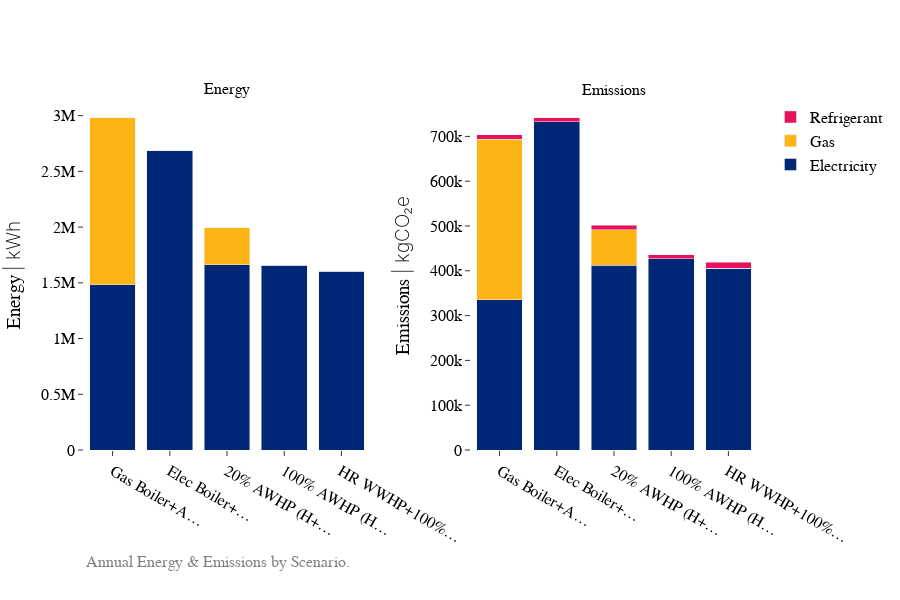

Notebook code cell kept with this figure:
### Code cell
from src.visuals import plot_energy_and_emissions

df = source_energy.copy()

equipment_scenarios = ["eq_scenario_1", "eq_scenario_2", "eq_scenario_3", "eq_scenario_4", "eq_scenario_5"]
emission_scenarios = ["em_scenario_a"]

plot_energy_and_emissions(df, equipment_scenarios, emission_scenarios, unit_mode="SI")

### Figure 1 — Plotly figure (JSON) as saved in the notebook; plotly's stock layout.template omitted (floating-point values rounded to 4 significant figures)
{"data": [{"hovertemplate": "Scenario: Gas Boiler+AC Chiller<br>Electricity: 1482017 kWh<extra></extra>", "marker": {"color": "#002676", "opacity": 1}, "name": "Electricity", "showlegend": false, "type": "bar", "x": ["Gas Boiler+A…"], "xaxis": "x", "y": [1482000.0], "yaxis": "y"}, {"hovertemplate": "Scenario: Gas Boiler+AC Chiller<br>Gas: 1501303 kWh<extra></extra>", "marker": {"color": "#FDB515", "opacity": 1}, "name": "Gas", "showlegend": false, "type": "bar", "x": ["Gas Boiler+A…"], "xaxis": "x", "y": [1501000.0], "yaxis": "y"}, {"hovertemplate": "Scenario: Elec Boiler+AC Chiller<br>Electricity: 2683060 kWh<extra></extra>", "marker": {"color": "#002676", "opacity": 1}, "name": "Electricity", "showlegend": false, "type": "bar", "x": ["Elec Boiler+…"], "xaxis": "x", "y": [2683000.0], "yaxis": "y"}, {"hovertemplate": "Scenario: Elec Boiler+AC Chiller<br>Gas: 0 kWh<extra></extra>", "marker": {"color": "#FDB515", "opacity": 1}, "name": "Gas", "showlegend": false, "type": "bar", "x": ["Elec Boiler+…"], "xaxis": "x", "y": [0], "yaxis": "y"}, {"hovertemplate": "Scenario: 20% AWHP (H+C)+Gas Backup<br>Electricity: 1662845 kWh<extra></extra>", "marker": {"color": "#002676", "opacity": 1}, "name": "Electricity", "showlegend": false, "type": "bar", "x": ["20% AWHP (H+…"], "xaxis": "x", "y": [1663000.0], "yaxis": "y"}, {"hovertemplate": "Scenario: 20% AWHP (H+C)+Gas Backup<br>Gas: 332605 kWh<extra></extra>", "marker": {"color": "#FDB515", "opacity": 1}, "name": "Gas", "showlegend": false, "type": "bar", "x": ["20% AWHP (H+…"], "xaxis": "x", "y": [332600.0], "yaxis": "y"}, {"hovertemplate": "Scenario: 100% AWHP (H+C)+Elec Backup<br>Electricity: 1658385 kWh<extra></extra>", "marker": {"color": "#002676", "opacity": 1}, "name": "Electricity", "showlegend": false, "type": "bar", "x": ["100% AWHP (H…"], "xaxis": "x", "y": [1658000.0], "yaxis": "y"}, {"hovertemplate": "Scenario: 100% AWHP (H+C)+Elec Backup<br>Gas: 0 kWh<extra></extra>", "marker": {"color": "#FDB515", "opacity": 1}, "name": "Gas", "showlegend": false, "type": "bar", "x": ["100% AWHP (H…"], "xaxis": "x", "y": [0], "yaxis": "y"}, {"hovertemplate": "Scenario: HR WWHP+100% AWHP (H+C)+Elec Backup<br>Electricity: 1604549 kWh<extra></extra>", "marker": {"color": "#002676", "opacity": 1}, "name": "Electricity", "showlegend": false, "type": "bar", "x": ["HR WWHP+100%…"], "xaxis": "x", "y": [1605000.0], "yaxis": "y"}, {"hovertemplate": "Scenario: HR WWHP+100% AWHP (H+C)+Elec Backup<br>Gas: 0 kWh<extra></extra>", "marker": {"color": "#FDB515", "opacity": 1}, "name": "Gas", "showlegend": false, "type": "bar", "x": ["HR WWHP+100%…"], "xaxis": "x", "y": [0], "yaxis": "y"}, {"hovertemplate": "Scenario: Gas Boiler+AC Chiller<br>Electricity: 334943.7 kgCO₂<extra></extra>", "marker": {"color": "#002676", "opacity": 1}, "name": "Electricity", "showlegend": true, "type": "bar", "x": ["Gas Boiler+A…"], "xaxis": "x2", "y": [334900.0], "yaxis": "y2"}, {"hovertemplate": "Scenario: Gas Boiler+AC Chiller<br>Gas: 359111.7 kgCO₂<extra></extra>", "marker": {"color": "#FDB515", "opacity": 1}, "name": "Gas", "showlegend": true, "type": "bar", "x": ["Gas Boiler+A…"], "xaxis": "x2", "y": [359100.0], "yaxis": "y2"}, {"hovertemplate": "Scenario: Gas Boiler+AC Chiller<br>Refrigerant: 9469.1 kgCO₂<extra></extra>", "marker": {"color": "#E7115E", "opacity": 1}, "name": "Refrigerant", "showlegend": true, "type": "bar", "x": ["Gas Boiler+A…"], "xaxis": "x2", "y": [9469.0], "yaxis": "y2"}, {"hovertemplate": "Scenario: Elec Boiler+AC Chiller<br>Electricity: 732690.2 kgCO₂<extra></extra>", "marker": {"color": "#002676", "opacity": 1}, "name": "Electricity", "showlegend": false, "type": "bar", "x": ["Elec Boiler+…"], "xaxis": "x2", "y": [732700.0], "yaxis": "y2"}, {"hovertemplate": "Scenario: Elec Boiler+AC Chiller<br>Gas: 0.0 kgCO₂<extra></extra>", "marker": {"color": "#FDB515", "opacity": 1}, "name": "Gas", "showlegend": false, "type": "bar", "x": ["Elec Boiler+…"], "xaxis": "x2", "y": [0], "yaxis": "y2"}, {"hovertemplate": "Scenario: Elec Boiler+AC Chiller<br>Refrigerant: 9469.1 kgCO₂<extra></extra>", "marker": {"color": "#E7115E", "opacity": 1}, "name": "Refrigerant", "showlegend": false, "type": "bar", "x": ["Elec Boiler+…"], "xaxis": "x2", "y": [9469.0], "yaxis": "y2"}, {"hovertemplate": "Scenario: 20% AWHP (H+C)+Gas Backup<br>Electricity: 412543.9 kgCO₂<extra></extra>", "marker": {"color": "#002676", "opacity": 1}, "name": "Electricity", "showlegend": false, "type": "bar", "x": ["20% AWHP (H+…"], "xaxis": "x2", "y": [412500.0], "yaxis": "y2"}, {"hovertemplate": "Scenario: 20% AWHP (H+C)+Gas Backup<br>Gas: 79559.2 kgCO₂<extra></extra>", "marker": {"color": "#FDB515", "opacity": 1}, "name": "Gas", "showlegend": false, "type": "bar", "x": ["20% AWHP (H+…"], "xaxis": "x2", "y": [79560.0], "yaxis": "y2"}, {"hovertemplate": "Scenario: 20% AWHP (H+C)+Gas Backup<br>Refrigerant: 9472.8 kgCO₂<extra></extra>", "marker": {"color": "#E7115E", "opacity": 1}, "name": "Refrigerant", "showlegend": false, "type": "bar", "x": ["20% AWHP (H+…"], "xaxis": "x2", "y": [9473.0], "yaxis": "y2"}, {"hovertemplate": "Scenario: 100% AWHP (H+C)+Elec Backup<br>Electricity: 426511.7 kgCO₂<extra></extra>", "marker": {"color": "#002676", "opacity": 1}, "name": "Electricity", "showlegend": false, "type": "bar", "x": ["100% AWHP (H…"], "xaxis": "x2", "y": [426500.0], "yaxis": "y2"}, {"hovertemplate": "Scenario: 100% AWHP (H+C)+Elec Backup<br>Gas: 0.0 kgCO₂<extra></extra>", "marker": {"color": "#FDB515", "opacity": 1}, "name": "Gas", "showlegend": false, "type": "bar", "x": ["100% AWHP (H…"], "xaxis": "x2", "y": [0], "yaxis": "y2"}, {"hovertemplate": "Scenario: 100% AWHP (H+C)+Elec Backup<br>Refrigerant: 9488.0 kgCO₂<extra></extra>", "marker": {"color": "#E7115E", "opacity": 1}, "name": "Refrigerant", "showlegend": false, "type": "bar", "x": ["100% AWHP (H…"], "xaxis": "x2", "y": [9488.0], "yaxis": "y2"}, {"hovertemplate": "Scenario: HR WWHP+100% AWHP (H+C)+Elec Backup<br>Electricity: 405227.7 kgCO₂<extra></extra>", "marker": {"color": "#002676", "opacity": 1}, "name": "Electricity", "showlegend": false, "type": "bar", "x": ["HR WWHP+100%…"], "xaxis": "x2", "y": [405200.0], "yaxis": "y2"}, {"hovertemplate": "Scenario: HR WWHP+100% AWHP (H+C)+Elec Backup<br>Gas: 0.0 kgCO₂<extra></extra>", "marker": {"color": "#FDB515", "opacity": 1}, "name": "Gas", "showlegend": false, "type": "bar", "x": ["HR WWHP+100%…"], "xaxis": "x2", "y": [0], "yaxis": "y2"}, {"hovertemplate": "Scenario: HR WWHP+100% AWHP (H+C)+Elec Backup<br>Refrigerant: 14148.0 kgCO₂<extra></extra>", "marker": {"color": "#E7115E", "opacity": 1}, "name": "Refrigerant", "showlegend": false, "type": "bar", "x": ["HR WWHP+100%…"], "xaxis": "x2", "y": [14150.0], "yaxis": "y2"}], "layout": {"annotations": [{"font": {"size": 16}, "showarrow": false, "text": "Energy", "x": 0.2125, "xanchor": "center", "xref": "paper", "y": 1, "yanchor": "bottom", "yref": "paper"}, {"font": {"size": 16}, "showarrow": false, "text": "Emissions", "x": 0.7875, "xanchor": "center", "xref": "paper", "y": 1, "yanchor": "bottom", "yref": "paper"}, {"align": "center", "font": {"color": "gray", "size": 16}, "showarrow": false, "text": "Annual Energy & Emissions by Scenario.", "x": 0, "xref": "paper", "y": -0.35, "yref": "paper"}], "barmode": "stack", "font": {"size": 16}, "height": 600, "margin": {"b": 150}, "title": {"font": {"size": 14}}, "xaxis": {"anchor": "y", "domain": [0, 0.425]}, "xaxis2": {"anchor": "y2", "domain": [0.575, 1]}, "yaxis": {"anchor": "x", "domain": [0, 1], "title": {"text": "Energy <span style=\"font-weight:200\">| kWh</span>"}}, "yaxis2": {"anchor": "x2", "domain": [0, 1], "title": {"text": "Emissions <span style=\"font-weight:200\">| kgCO₂e</span>"}}}}
